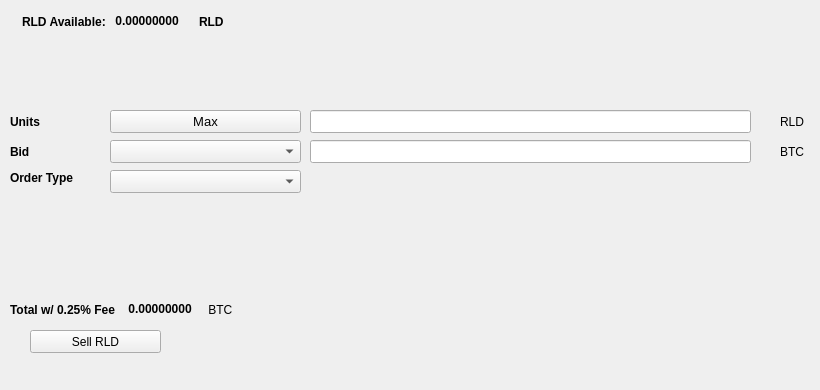
   <widget class="QWidget" name="SellTab">
    <attribute name="title">
     <string>Sell</string>
    </attribute>
    <widget class="QLabel" name="label_16">
     <property name="geometry">
      <rect>
       <x>780</x>
       <y>140</y>
       <width>31</width>
       <height>23</height>
      </rect>
     </property>
     <property name="text">
      <string>BTC</string>
     </property>
    </widget>
    <widget class="QComboBox" name="SellBidcomboBox">
     <property name="geometry">
      <rect>
       <x>110</x>
       <y>140</y>
       <width>191</width>
       <height>23</height>
      </rect>
     </property>
     <property name="font">
      <font>
       <pointsize>10</pointsize>
      </font>
     </property>
    </widget>
    <widget class="QLabel" name="label_18">
     <property name="geometry">
      <rect>
       <x>10</x>
       <y>110</y>
       <width>46</width>
       <height>23</height>
      </rect>
     </property>
     <property name="font">
      <font>
       <weight>75</weight>
       <bold>true</bold>
      </font>
     </property>
     <property name="text">
      <string>Units</string>
     </property>
    </widget>
    <widget class="QPushButton" name="Sell_Max_Amount">
     <property name="geometry">
      <rect>
       <x>110</x>
       <y>110</y>
       <width>191</width>
       <height>23</height>
      </rect>
     </property>
     <property name="font">
      <font>
       <pointsize>10</pointsize>
      </font>
     </property>
     <property name="text">
      <string>Max</string>
     </property>
    </widget>
    <widget class="QLabel" name="label_20">
     <property name="geometry">
      <rect>
       <x>10</x>
       <y>170</y>
       <width>91</width>
       <height>16</height>
      </rect>
     </property>
     <property name="font">
      <font>
       <weight>75</weight>
       <bold>true</bold>
      </font>
     </property>
     <property name="text">
      <string>Order Type</string>
     </property>
    </widget>
    <widget class="QComboBox" name="SellOrdertypeCombo">
     <property name="geometry">
      <rect>
       <x>110</x>
       <y>170</y>
       <width>191</width>
       <height>23</height>
      </rect>
     </property>
     <property name="font">
      <font>
       <pointsize>10</pointsize>
      </font>
     </property>
    </widget>
    <widget class="QLabel" name="label_21">
     <property name="geometry">
      <rect>
       <x>10</x>
       <y>140</y>
       <width>46</width>
       <height>23</height>
      </rect>
     </property>
     <property name="font">
      <font>
       <weight>75</weight>
       <bold>true</bold>
      </font>
     </property>
     <property name="text">
      <string>Bid</string>
     </property>
    </widget>
    <widget class="QLabel" name="label_22">
     <property name="geometry">
      <rect>
       <x>780</x>
       <y>110</y>
       <width>31</width>
       <height>23</height>
      </rect>
     </property>
     <property name="text">
      <string>RLD</string>
     </property>
    </widget>
    <widget class="QLineEdit" name="UnitsInputRLD">
     <property name="geometry">
      <rect>
       <x>310</x>
       <y>110</y>
       <width>441</width>
       <height>23</height>
      </rect>
     </property>
     <property name="font">
      <font>
       <pointsize>9</pointsize>
       <weight>75</weight>
       <bold>true</bold>
      </font>
     </property>
    </widget>
    <widget class="QLineEdit" name="SellBidPriceEdit">
     <property name="geometry">
      <rect>
       <x>310</x>
       <y>140</y>
       <width>441</width>
       <height>23</height>
      </rect>
     </property>
     <property name="font">
      <font>
       <pointsize>9</pointsize>
       <weight>75</weight>
       <bold>true</bold>
      </font>
     </property>
    </widget>
    <widget class="QPushButton" name="SellRLDBTN">
     <property name="geometry">
      <rect>
       <x>30</x>
       <y>330</y>
       <width>131</width>
       <height>23</height>
      </rect>
     </property>
     <property name="text">
      <string>Sell RLD</string>
     </property>
     <property name="icon">
      <iconset resource="../rld">
       <normaloff>:/icons/bitcoin</normaloff>:/icons/bitcoin</iconset>
     </property>
    </widget>
    <widget class="QWidget" name="layoutWidget3">
     <property name="geometry">
      <rect>
       <x>22</x>
       <y>12</y>
       <width>258</width>
       <height>19</height>
      </rect>
     </property>
     <layout class="QHBoxLayout" name="horizontalLayout">
      <item>
       <widget class="QLabel" name="label232_2">
        <property name="font">
         <font>
          <weight>75</weight>
          <bold>true</bold>
         </font>
        </property>
        <property name="text">
         <string>RLD Available:</string>
        </property>
       </widget>
      </item>
      <item>
       <widget class="QLabel" name="RLDAvailableLabel">
        <property name="palette">
         <palette>
          <active>
           <colorrole role="WindowText">
            <brush brushstyle="SolidPattern">
             <color alpha="255">
              <red>0</red>
              <green>0</green>
              <blue>0</blue>
             </color>
            </brush>
           </colorrole>
           <colorrole role="Button">
            <brush brushstyle="SolidPattern">
             <color alpha="255">
              <red>0</red>
              <green>170</green>
              <blue>0</blue>
             </color>
            </brush>
           </colorrole>
           <colorrole role="Light">
            <brush brushstyle="SolidPattern">
             <color alpha="255">
              <red>0</red>
              <green>255</green>
              <blue>0</blue>
             </color>
            </brush>
           </colorrole>
           <colorrole role="Midlight">
            <brush brushstyle="SolidPattern">
             <color alpha="255">
              <red>0</red>
              <green>212</green>
              <blue>0</blue>
             </color>
            </brush>
           </colorrole>
           <colorrole role="Dark">
            <brush brushstyle="SolidPattern">
             <color alpha="255">
              <red>0</red>
              <green>85</green>
              <blue>0</blue>
             </color>
            </brush>
           </colorrole>
           <colorrole role="Mid">
            <brush brushstyle="SolidPattern">
             <color alpha="255">
              <red>0</red>
              <green>113</green>
              <blue>0</blue>
             </color>
            </brush>
           </colorrole>
           <colorrole role="Text">
            <brush brushstyle="SolidPattern">
             <color alpha="255">
              <red>0</red>
              <green>170</green>
              <blue>0</blue>
             </color>
            </brush>
           </colorrole>
           <colorrole role="BrightText">
            <brush brushstyle="SolidPattern">
             <color alpha="255">
              <red>255</red>
              <green>255</green>
              <blue>255</blue>
             </color>
            </brush>
           </colorrole>
           <colorrole role="ButtonText">
            <brush brushstyle="SolidPattern">
             <color alpha="255">
              <red>0</red>
              <green>0</green>
              <blue>0</blue>
             </color>
            </brush>
           </colorrole>
           <colorrole role="Base">
            <brush brushstyle="SolidPattern">
             <color alpha="255">
              <red>255</red>
              <green>255</green>
              <blue>255</blue>
             </color>
            </brush>
           </colorrole>
           <colorrole role="Window">
            <brush brushstyle="SolidPattern">
             <color alpha="255">
              <red>0</red>
              <green>170</green>
              <blue>0</blue>
             </color>
            </brush>
           </colorrole>
           <colorrole role="Shadow">
            <brush brushstyle="SolidPattern">
             <color alpha="255">
              <red>0</red>
              <green>0</green>
              <blue>0</blue>
             </color>
            </brush>
           </colorrole>
           <colorrole role="AlternateBase">
            <brush brushstyle="SolidPattern">
             <color alpha="255">
              <red>127</red>
              <green>212</green>
              <blue>127</blue>
             </color>
            </brush>
           </colorrole>
           <colorrole role="ToolTipBase">
            <brush brushstyle="SolidPattern">
             <color alpha="255">
              <red>255</red>
              <green>255</green>
              <blue>220</blue>
             </color>
            </brush>
           </colorrole>
           <colorrole role="ToolTipText">
            <brush brushstyle="SolidPattern">
             <color alpha="255">
              <red>0</red>
              <green>0</green>
              <blue>0</blue>
             </color>
            </brush>
           </colorrole>
          </active>
          <inactive>
           <colorrole role="WindowText">
            <brush brushstyle="SolidPattern">
             <color alpha="255">
              <red>0</red>
              <green>0</green>
              <blue>0</blue>
             </color>
            </brush>
           </colorrole>
           <colorrole role="Button">
            <brush brushstyle="SolidPattern">
             <color alpha="255">
              <red>0</red>
              <green>170</green>
              <blue>0</blue>
             </color>
            </brush>
           </colorrole>
           <colorrole role="Light">
            <brush brushstyle="SolidPattern">
             <color alpha="255">
              <red>0</red>
              <green>255</green>
              <blue>0</blue>
             </color>
            </brush>
           </colorrole>
           <colorrole role="Midlight">
            <brush brushstyle="SolidPattern">
             <color alpha="255">
              <red>0</red>
              <green>212</green>
              <blue>0</blue>
             </color>
            </brush>
           </colorrole>
           <colorrole role="Dark">
            <brush brushstyle="SolidPattern">
             <color alpha="255">
              <red>0</red>
              <green>85</green>
              <blue>0</blue>
             </color>
            </brush>
           </colorrole>
           <colorrole role="Mid">
            <brush brushstyle="SolidPattern">
             <color alpha="255">
              <red>0</red>
              <green>113</green>
              <blue>0</blue>
             </color>
            </brush>
           </colorrole>
           <colorrole role="Text">
            <brush brushstyle="SolidPattern">
             <color alpha="255">
              <red>0</red>
              <green>170</green>
              <blue>0</blue>
             </color>
            </brush>
           </colorrole>
           <colorrole role="BrightText">
            <brush brushstyle="SolidPattern">
             <color alpha="255">
              <red>255</red>
              <green>255</green>
              <blue>255</blue>
             </color>
            </brush>
           </colorrole>
           <colorrole role="ButtonText">
            <brush brushstyle="SolidPattern">
             <color alpha="255">
              <red>0</red>
              <green>0</green>
              <blue>0</blue>
             </color>
            </brush>
           </colorrole>
           <colorrole role="Base">
            <brush brushstyle="SolidPattern">
             <color alpha="255">
              <red>255</red>
              <green>255</green>
              <blue>255</blue>
             </color>
            </brush>
           </colorrole>
           <colorrole role="Window">
            <brush brushstyle="SolidPattern">
             <color alpha="255">
              <red>0</red>
              <green>170</green>
              <blue>0</blue>
             </color>
            </brush>
           </colorrole>
           <colorrole role="Shadow">
            <brush brushstyle="SolidPattern">
             <color alpha="255">
              <red>0</red>
              <green>0</green>
              <blue>0</blue>
             </color>
            </brush>
           </colorrole>
           <colorrole role="AlternateBase">
            <brush brushstyle="SolidPattern">
             <color alpha="255">
              <red>127</red>
              <green>212</green>
              <blue>127</blue>
             </color>
            </brush>
           </colorrole>
           <colorrole role="ToolTipBase">
            <brush brushstyle="SolidPattern">
             <color alpha="255">
              <red>255</red>
              <green>255</green>
              <blue>220</blue>
             </color>
            </brush>
           </colorrole>
           <colorrole role="ToolTipText">
            <brush brushstyle="SolidPattern">
             <color alpha="255">
              <red>0</red>
              <green>0</green>
              <blue>0</blue>
             </color>
            </brush>
           </colorrole>
          </inactive>
          <disabled>
           <colorrole role="WindowText">
            <brush brushstyle="SolidPattern">
             <color alpha="255">
              <red>0</red>
              <green>85</green>
              <blue>0</blue>
             </color>
            </brush>
           </colorrole>
           <colorrole role="Button">
            <brush brushstyle="SolidPattern">
             <color alpha="255">
              <red>0</red>
              <green>170</green>
              <blue>0</blue>
             </color>
            </brush>
           </colorrole>
           <colorrole role="Light">
            <brush brushstyle="SolidPattern">
             <color alpha="255">
              <red>0</red>
              <green>255</green>
              <blue>0</blue>
             </color>
            </brush>
           </colorrole>
           <colorrole role="Midlight">
            <brush brushstyle="SolidPattern">
             <color alpha="255">
              <red>0</red>
              <green>212</green>
              <blue>0</blue>
             </color>
            </brush>
           </colorrole>
           <colorrole role="Dark">
            <brush brushstyle="SolidPattern">
             <color alpha="255">
              <red>0</red>
              <green>85</green>
              <blue>0</blue>
             </color>
            </brush>
           </colorrole>
           <colorrole role="Mid">
            <brush brushstyle="SolidPattern">
             <color alpha="255">
              <red>0</red>
              <green>113</green>
              <blue>0</blue>
             </color>
            </brush>
           </colorrole>
           <colorrole role="Text">
            <brush brushstyle="SolidPattern">
             <color alpha="255">
              <red>0</red>
              <green>85</green>
              <blue>0</blue>
             </color>
            </brush>
           </colorrole>
           <colorrole role="BrightText">
            <brush brushstyle="SolidPattern">
             <color alpha="255">
              <red>255</red>
              <green>255</green>
              <blue>255</blue>
             </color>
            </brush>
           </colorrole>
           <colorrole role="ButtonText">
            <brush brushstyle="SolidPattern">
             <color alpha="255">
              <red>0</red>
              <green>85</green>
              <blue>0</blue>
             </color>
            </brush>
           </colorrole>
           <colorrole role="Base">
            <brush brushstyle="SolidPattern">
             <color alpha="255">
              <red>0</red>
              <green>170</green>
              <blue>0</blue>
             </color>
            </brush>
           </colorrole>
           <colorrole role="Window">
            <brush brushstyle="SolidPattern">
             <color alpha="255">
              <red>0</red>
              <green>170</green>
              <blue>0</blue>
             </color>
            </brush>
           </colorrole>
           <colorrole role="Shadow">
            <brush brushstyle="SolidPattern">
             <color alpha="255">
              <red>0</red>
              <green>0</green>
              <blue>0</blue>
             </color>
            </brush>
           </colorrole>
           <colorrole role="AlternateBase">
            <brush brushstyle="SolidPattern">
             <color alpha="255">
              <red>0</red>
              <green>170</green>
              <blue>0</blue>
             </color>
            </brush>
           </colorrole>
           <colorrole role="ToolTipBase">
            <brush brushstyle="SolidPattern">
             <color alpha="255">
              <red>255</red>
              <green>255</green>
              <blue>220</blue>
             </color>
            </brush>
           </colorrole>
           <colorrole role="ToolTipText">
            <brush brushstyle="SolidPattern">
             <color alpha="255">
              <red>0</red>
              <green>0</green>
              <blue>0</blue>
             </color>
            </brush>
           </colorrole>
          </disabled>
         </palette>
        </property>
        <property name="font">
         <font>
          <weight>75</weight>
          <bold>true</bold>
         </font>
        </property>
        <property name="text">
         <string> 0.00000000 </string>
        </property>
        <property name="textInteractionFlags">
         <set>Qt::LinksAccessibleByMouse|Qt::TextSelectableByKeyboard|Qt::TextSelectableByMouse</set>
        </property>
       </widget>
      </item>
      <item>
       <widget class="QLabel" name="labelRLD">
        <property name="font">
         <font>
          <weight>75</weight>
          <bold>true</bold>
         </font>
        </property>
        <property name="text">
         <string>RLD</string>
        </property>
       </widget>
      </item>
     </layout>
    </widget>
    <widget class="QWidget" name="layoutWidget">
     <property name="geometry">
      <rect>
       <x>10</x>
       <y>300</y>
       <width>268</width>
       <height>19</height>
      </rect>
     </property>
     <layout class="QHBoxLayout" name="horizontalLayout_2">
      <item>
       <widget class="QLabel" name="label_19">
        <property name="font">
         <font>
          <weight>75</weight>
          <bold>true</bold>
         </font>
        </property>
        <property name="text">
         <string>Total w/ 0.25% Fee </string>
        </property>
       </widget>
      </item>
      <item>
       <widget class="QLabel" name="SellCostLabel">
        <property name="palette">
         <palette>
          <active>
           <colorrole role="WindowText">
            <brush brushstyle="SolidPattern">
             <color alpha="255">
              <red>0</red>
              <green>0</green>
              <blue>0</blue>
             </color>
            </brush>
           </colorrole>
           <colorrole role="Button">
            <brush brushstyle="SolidPattern">
             <color alpha="255">
              <red>0</red>
              <green>170</green>
              <blue>0</blue>
             </color>
            </brush>
           </colorrole>
           <colorrole role="Light">
            <brush brushstyle="SolidPattern">
             <color alpha="255">
              <red>0</red>
              <green>255</green>
              <blue>0</blue>
             </color>
            </brush>
           </colorrole>
           <colorrole role="Midlight">
            <brush brushstyle="SolidPattern">
             <color alpha="255">
              <red>0</red>
              <green>212</green>
              <blue>0</blue>
             </color>
            </brush>
           </colorrole>
           <colorrole role="Dark">
            <brush brushstyle="SolidPattern">
             <color alpha="255">
              <red>0</red>
              <green>85</green>
              <blue>0</blue>
             </color>
            </brush>
           </colorrole>
           <colorrole role="Mid">
            <brush brushstyle="SolidPattern">
             <color alpha="255">
              <red>0</red>
              <green>113</green>
              <blue>0</blue>
             </color>
            </brush>
           </colorrole>
           <colorrole role="Text">
            <brush brushstyle="SolidPattern">
             <color alpha="255">
              <red>0</red>
              <green>170</green>
              <blue>0</blue>
             </color>
            </brush>
           </colorrole>
           <colorrole role="BrightText">
            <brush brushstyle="SolidPattern">
             <color alpha="255">
              <red>255</red>
              <green>255</green>
              <blue>255</blue>
             </color>
            </brush>
           </colorrole>
           <colorrole role="ButtonText">
            <brush brushstyle="SolidPattern">
             <color alpha="255">
              <red>0</red>
              <green>0</green>
              <blue>0</blue>
             </color>
            </brush>
           </colorrole>
           <colorrole role="Base">
            <brush brushstyle="SolidPattern">
             <color alpha="255">
              <red>255</red>
              <green>255</green>
              <blue>255</blue>
             </color>
            </brush>
           </colorrole>
           <colorrole role="Window">
            <brush brushstyle="SolidPattern">
             <color alpha="255">
              <red>0</red>
              <green>170</green>
              <blue>0</blue>
             </color>
            </brush>
           </colorrole>
           <colorrole role="Shadow">
            <brush brushstyle="SolidPattern">
             <color alpha="255">
              <red>0</red>
              <green>0</green>
              <blue>0</blue>
             </color>
            </brush>
           </colorrole>
           <colorrole role="AlternateBase">
            <brush brushstyle="SolidPattern">
             <color alpha="255">
              <red>127</red>
              <green>212</green>
              <blue>127</blue>
             </color>
            </brush>
           </colorrole>
           <colorrole role="ToolTipBase">
            <brush brushstyle="SolidPattern">
             <color alpha="255">
              <red>255</red>
              <green>255</green>
              <blue>220</blue>
             </color>
            </brush>
           </colorrole>
           <colorrole role="ToolTipText">
            <brush brushstyle="SolidPattern">
             <color alpha="255">
              <red>0</red>
              <green>0</green>
              <blue>0</blue>
             </color>
            </brush>
           </colorrole>
          </active>
          <inactive>
           <colorrole role="WindowText">
            <brush brushstyle="SolidPattern">
             <color alpha="255">
              <red>0</red>
              <green>0</green>
              <blue>0</blue>
             </color>
            </brush>
           </colorrole>
           <colorrole role="Button">
            <brush brushstyle="SolidPattern">
             <color alpha="255">
              <red>0</red>
              <green>170</green>
              <blue>0</blue>
             </color>
            </brush>
           </colorrole>
           <colorrole role="Light">
            <brush brushstyle="SolidPattern">
             <color alpha="255">
              <red>0</red>
              <green>255</green>
              <blue>0</blue>
             </color>
            </brush>
           </colorrole>
           <colorrole role="Midlight">
            <brush brushstyle="SolidPattern">
             <color alpha="255">
              <red>0</red>
              <green>212</green>
              <blue>0</blue>
             </color>
            </brush>
           </colorrole>
           <colorrole role="Dark">
            <brush brushstyle="SolidPattern">
             <color alpha="255">
              <red>0</red>
              <green>85</green>
              <blue>0</blue>
             </color>
            </brush>
           </colorrole>
           <colorrole role="Mid">
            <brush brushstyle="SolidPattern">
             <color alpha="255">
              <red>0</red>
              <green>113</green>
              <blue>0</blue>
             </color>
            </brush>
           </colorrole>
           <colorrole role="Text">
            <brush brushstyle="SolidPattern">
             <color alpha="255">
              <red>0</red>
              <green>170</green>
              <blue>0</blue>
             </color>
            </brush>
           </colorrole>
           <colorrole role="BrightText">
            <brush brushstyle="SolidPattern">
             <color alpha="255">
              <red>255</red>
              <green>255</green>
              <blue>255</blue>
             </color>
            </brush>
           </colorrole>
           <colorrole role="ButtonText">
            <brush brushstyle="SolidPattern">
             <color alpha="255">
              <red>0</red>
              <green>0</green>
              <blue>0</blue>
             </color>
            </brush>
           </colorrole>
           <colorrole role="Base">
            <brush brushstyle="SolidPattern">
             <color alpha="255">
              <red>255</red>
              <green>255</green>
              <blue>255</blue>
             </color>
            </brush>
           </colorrole>
           <colorrole role="Window">
            <brush brushstyle="SolidPattern">
             <color alpha="255">
              <red>0</red>
              <green>170</green>
              <blue>0</blue>
             </color>
            </brush>
           </colorrole>
           <colorrole role="Shadow">
            <brush brushstyle="SolidPattern">
             <color alpha="255">
              <red>0</red>
              <green>0</green>
              <blue>0</blue>
             </color>
            </brush>
           </colorrole>
           <colorrole role="AlternateBase">
            <brush brushstyle="SolidPattern">
             <color alpha="255">
              <red>127</red>
              <green>212</green>
              <blue>127</blue>
             </color>
            </brush>
           </colorrole>
           <colorrole role="ToolTipBase">
            <brush brushstyle="SolidPattern">
             <color alpha="255">
              <red>255</red>
              <green>255</green>
              <blue>220</blue>
             </color>
            </brush>
           </colorrole>
           <colorrole role="ToolTipText">
            <brush brushstyle="SolidPattern">
             <color alpha="255">
              <red>0</red>
              <green>0</green>
              <blue>0</blue>
             </color>
            </brush>
           </colorrole>
          </inactive>
          <disabled>
           <colorrole role="WindowText">
            <brush brushstyle="SolidPattern">
             <color alpha="255">
              <red>0</red>
              <green>85</green>
              <blue>0</blue>
             </color>
            </brush>
           </colorrole>
           <colorrole role="Button">
            <brush brushstyle="SolidPattern">
             <color alpha="255">
              <red>0</red>
              <green>170</green>
              <blue>0</blue>
             </color>
            </brush>
           </colorrole>
           <colorrole role="Light">
            <brush brushstyle="SolidPattern">
             <color alpha="255">
              <red>0</red>
              <green>255</green>
              <blue>0</blue>
             </color>
            </brush>
           </colorrole>
           <colorrole role="Midlight">
            <brush brushstyle="SolidPattern">
             <color alpha="255">
              <red>0</red>
              <green>212</green>
              <blue>0</blue>
             </color>
            </brush>
           </colorrole>
           <colorrole role="Dark">
            <brush brushstyle="SolidPattern">
             <color alpha="255">
              <red>0</red>
              <green>85</green>
              <blue>0</blue>
             </color>
            </brush>
           </colorrole>
           <colorrole role="Mid">
            <brush brushstyle="SolidPattern">
             <color alpha="255">
              <red>0</red>
              <green>113</green>
              <blue>0</blue>
             </color>
            </brush>
           </colorrole>
           <colorrole role="Text">
            <brush brushstyle="SolidPattern">
             <color alpha="255">
              <red>0</red>
              <green>85</green>
              <blue>0</blue>
             </color>
            </brush>
           </colorrole>
           <colorrole role="BrightText">
            <brush brushstyle="SolidPattern">
             <color alpha="255">
              <red>255</red>
              <green>255</green>
              <blue>255</blue>
             </color>
            </brush>
           </colorrole>
           <colorrole role="ButtonText">
            <brush brushstyle="SolidPattern">
             <color alpha="255">
              <red>0</red>
              <green>85</green>
              <blue>0</blue>
             </color>
            </brush>
           </colorrole>
           <colorrole role="Base">
            <brush brushstyle="SolidPattern">
             <color alpha="255">
              <red>0</red>
              <green>170</green>
              <blue>0</blue>
             </color>
            </brush>
           </colorrole>
           <colorrole role="Window">
            <brush brushstyle="SolidPattern">
             <color alpha="255">
              <red>0</red>
              <green>170</green>
              <blue>0</blue>
             </color>
            </brush>
           </colorrole>
           <colorrole role="Shadow">
            <brush brushstyle="SolidPattern">
             <color alpha="255">
              <red>0</red>
              <green>0</green>
              <blue>0</blue>
             </color>
            </brush>
           </colorrole>
           <colorrole role="AlternateBase">
            <brush brushstyle="SolidPattern">
             <color alpha="255">
              <red>0</red>
              <green>170</green>
              <blue>0</blue>
             </color>
            </brush>
           </colorrole>
           <colorrole role="ToolTipBase">
            <brush brushstyle="SolidPattern">
             <color alpha="255">
              <red>255</red>
              <green>255</green>
              <blue>220</blue>
             </color>
            </brush>
           </colorrole>
           <colorrole role="ToolTipText">
            <brush brushstyle="SolidPattern">
             <color alpha="255">
              <red>0</red>
              <green>0</green>
              <blue>0</blue>
             </color>
            </brush>
           </colorrole>
          </disabled>
         </palette>
        </property>
        <property name="font">
         <font>
          <weight>75</weight>
          <bold>true</bold>
         </font>
        </property>
        <property name="autoFillBackground">
         <bool>false</bool>
        </property>
        <property name="text">
         <string> 0.00000000</string>
        </property>
        <property name="textInteractionFlags">
         <set>Qt::LinksAccessibleByMouse|Qt::TextSelectableByMouse</set>
        </property>
       </widget>
      </item>
      <item>
       <widget class="QLabel" name="label_17">
        <property name="font">
         <font>
          <weight>50</weight>
          <bold>false</bold>
         </font>
        </property>
        <property name="text">
         <string> BTC</string>
        </property>
       </widget>
      </item>
     </layout>
    </widget>
    <widget class="QLabel" name="label_23">
     <property name="geometry">
      <rect>
       <x>460</x>
       <y>300</y>
       <width>281</width>
       <height>81</height>
      </rect>
     </property>
     <property name="text">
      <string/>
     </property>
     <property name="pixmap">
      <pixmap>:/images/bittrex</pixmap>
     </property>
    </widget>
   </widget>
